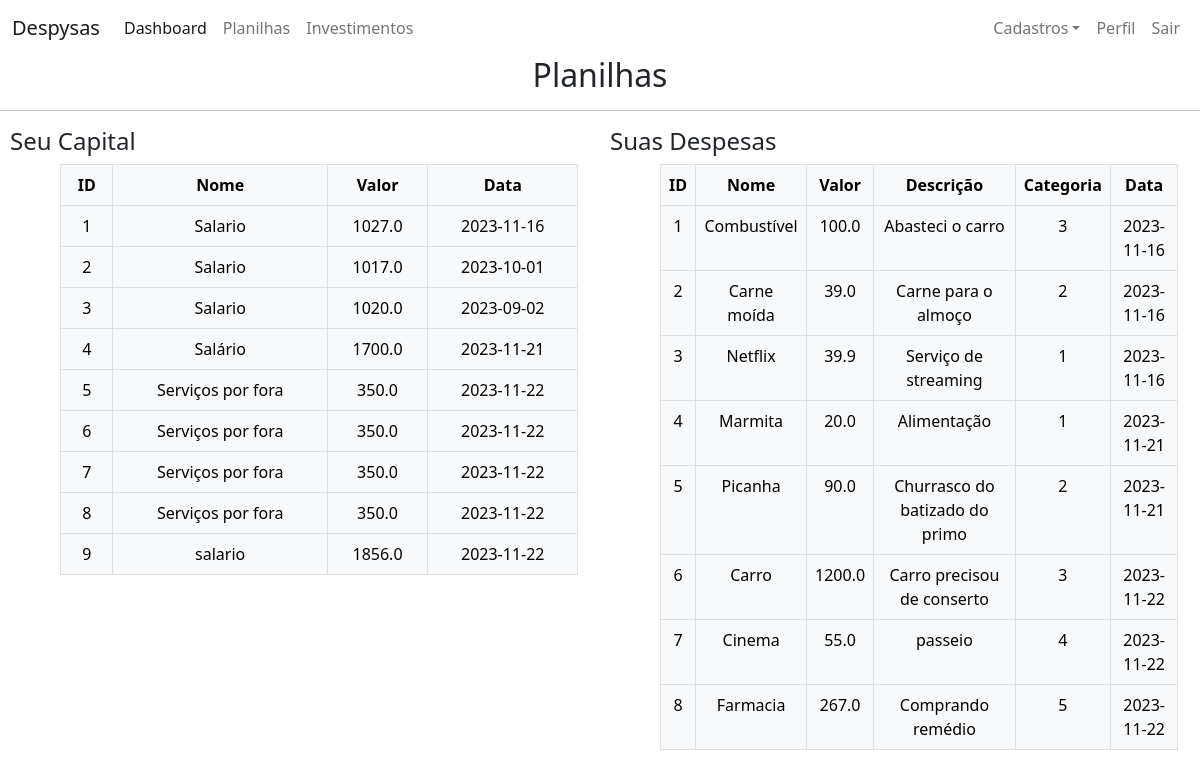
The app's page /table (signed in) with its own data.
### despysas/models.py (models this page shows)
class Capitais(db.Model):
    id = db.Column(db.Integer, primary_key=True)
    nome = db.Column(db.String(length=30), nullable=False)
    valor = db.Column(db.Float, nullable=False)
    data = db.Column(db.Date, default=date.today(), nullable=True)

class Despesas(db.Model):
    id = db.Column(db.Integer, primary_key=True)
    nome = db.Column(db.String(length=30), nullable=False)
    valor = db.Column(db.Float, nullable=False)
    descricao = db.Column(db.String(length=500), nullable=False)
    categoria = db.Column(db.Integer, db.ForeignKey('categorias.id'), nullable=False)
    data = db.Column(db.Date, default=date.today(), nullable=True)

### despysas/routes.py (the view)
@app.route('/table') # decorator rota table
def page_table():
    capital = Capitais.query.all() # consulta em todas as linhas da tabela Capitais
    despesa = Despesas.query.all() # consulta em todas as linhas da tabela Despesas
    return render_template("table.html", capital=capital, despesa=despesa) # renderiza o arquivo table.html com os parametros

### despysas/models.py (called while the page is built)
@login_manager.user_loader
def load_user(user_id):
    return Users.query.get(int(user_id))

### despysas/templates/table.html (shortened to what this page needs)
{% extends 'base.html' %}
{% block content %}
    <h2 style="text-align: center;">Planilhas</h2>
    <hr>
    <div class="row" style="max-width: 100%;">
        <div class="col-sm-6">
            <h4 style="margin-left: 10px;">Seu Capital</h4>
            <table class="table table-hover table-bordered table-light" style="max-width: 90%; text-align: center; margin-left: 60px;">
                <thead>
                    <th scope="col">ID</th>
                    <th scope="col">Nome</th>
                    <th scope="col">Valor</th>
                    <th scope="col">Data</th>
                </thead>
                <tbody>
                    {% for item in capital %}
                    <tr>
                        <td>{{item.id}}</td>
                        <td>{{item.nome}}</td>
                        <td>{{item.valor}}</td>
                        <td>{{item.data}}</td>
                    </tr>
                    {% endfor %}
                </tbody>
            </table>
        </div>
        <div class="col-sm-6">
            <h4 style="margin-left: 10px;">Suas Despesas</h4>
            <table class="table table-hover table-bordered table-light" style="max-width: 90%; text-align: center; margin-left: 60px;">
                <thead>
                    <th scope="col">ID</th>
                    <th scope="col">Nome</th>
                    <th scope="col">Valor</th>
                    <th scope="col">Descrição</th>
                    <th scope="col">Categoria</th>
                    <th scope="col">Data</th>
                </thead>
                <tbody>
                    {% for item in despesa %}
                    <tr>
                        <td>{{item.id}}</td>
                        <td>{{item.nome}}</td>
                        <td>{{item.valor}}</td>
                        <td>{{item.descricao}}</td>
                        <td>{{item.categoria}}</td>
                        <td>{{item.data}}</td>
                    </tr>
                    {% endfor %}
                </tbody>
            </table>
        </div>
    </div>
{% endblock %}

### despysas/templates/base.html (style rules this page uses)
html, body { height: 100%; margin: 0; padding: 0; }
body { background-image: url("/static/background.jpg"); background: #fdc700; background: -moz-linear-gradient(top, #fff 0%, #fdc700 100%); background: -webkit-gradient(linear, left top, left bottom, color-stop(0%, #633535), color-stop(100%, #943bea)); background: -webkit-linear-gradient(top, #FAF844 10%, #DEAA3C 100%); background: -o-linear-gradient(top, #DEAA3C 0%, #fdc700 100%); background: -ms-linear-gradient(top, #554d4d 0%, #F5D14E 100%); background: linear-gradient(to bottom, #ffffff 0%, #ffffff 100%); }

### records on screen
Capitais: id "1", nome "Salario", valor "1027.0", data "2023-11-16"
Capitais: id "2", nome "Salario", valor "1017.0", data "2023-10-01"
Capitais: id "3", nome "Salario", valor "1020.0", data "2023-09-02"
Capitais: id "4", nome "Salário", valor "1700.0", data "2023-11-21"
Capitais: id "5", nome "Serviços por fora", valor "350.0", data "2023-11-22"
Capitais: id "6", nome "Serviços por fora", valor "350.0", data "2023-11-22"
Capitais: id "7", nome "Serviços por fora", valor "350.0", data "2023-11-22"
Capitais: id "8", nome "Serviços por fora", valor "350.0", data "2023-11-22"
Capitais: id "9", nome "salario", valor "1856.0", data "2023-11-22"
Despesas: id "1", nome "Combustível", valor "100.0", descricao "Abasteci o carro", categoria "3", data "2023-11-16"
Despesas: id "2", nome "Carne moída", valor "39.0", descricao "Carne para o almoço", categoria "2", data "2023-11-16"
Despesas: id "3", nome "Netflix", valor "39.9", descricao "Serviço de streaming", categoria "1", data "2023-11-16"
Despesas: id "4", nome "Marmita", valor "20.0", descricao "Alimentação", categoria "1", data "2023-11-21"
Despesas: id "5", nome "Picanha", valor "90.0", descricao "Churrasco do batizado do primo", categoria "2", data "2023-11-21"
Despesas: id "6", nome "Carro", valor "1200.0", descricao "Carro precisou de conserto", categoria "3", data "2023-11-22"
Despesas: id "7", nome "Cinema", valor "55.0", descricao "passeio", categoria "4", data "2023-11-22"
Despesas: id "8", nome "Farmacia", valor "267.0", descricao "Comprando remédio", categoria "5", data "2023-11-22"
